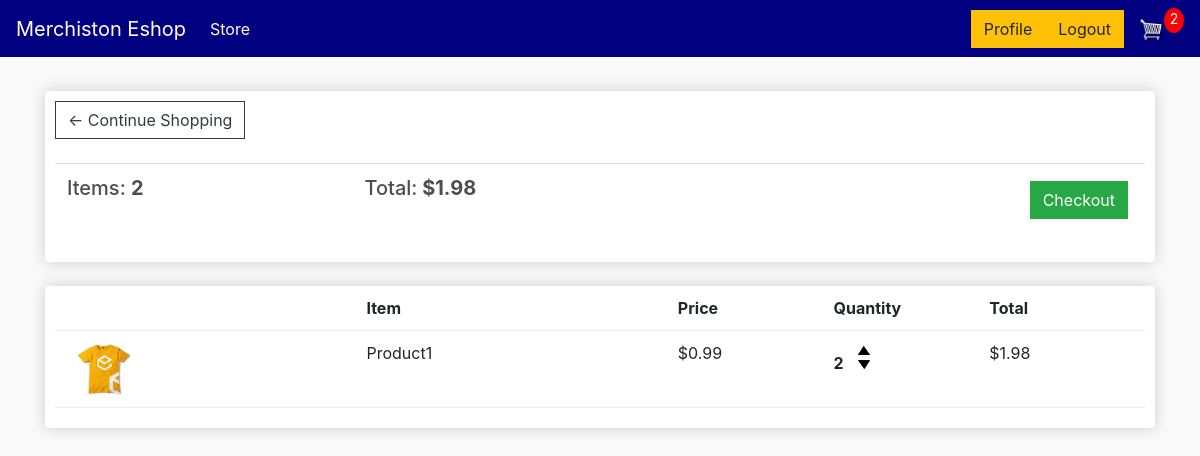
The app's page /cart/ (signed in), older data.
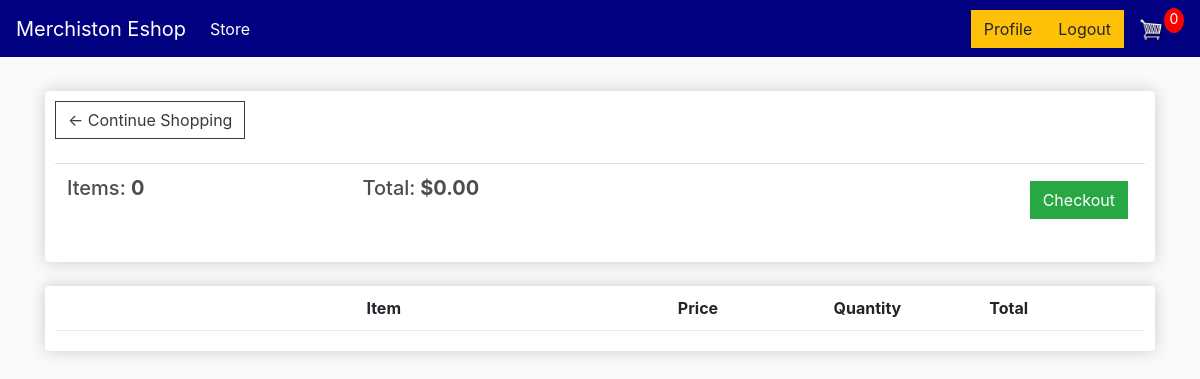
The same page, newer data.
### store/models.py (models this page shows, shortened)
class Order(models.Model):
    customer = models.ForeignKey(Customer, on_delete=models.SET_NULL, null=True, blank=True)
    date_ordered = models.DateTimeField(auto_now_add=True)
    complete = models.BooleanField(default=False)
    transaction_id = models.CharField(max_length=100, null=True)
    @property
    def get_cart_total(self):
        orderitems = self.orderitem_set.all()
        total = sum([item.get_total for item in orderitems])
        return total
    @property
    def get_cart_items(self):
        orderitems = self.orderitem_set.all()
        total = sum([item.quantity for item in orderitems])
        return total

class OrderItem(models.Model):
    product = models.ForeignKey(Product, on_delete=models.SET_NULL, null=True)
    order = models.ForeignKey(Order, on_delete=models.SET_NULL, null=True)
    quantity = models.IntegerField(default=0, null=True, blank=True)
    date_added = models.DateTimeField(auto_now_add=True)
    @property
    def get_total(self):
        total = self.product.price * self.quantity
        return total

class Product(models.Model):
    name = models.CharField(max_length=200)
    price = models.FloatField()
    digital = models.BooleanField(default=False, null=True, blank=True)
    image = models.ImageField(null=True, blank=True)
    @property
    def imageURL(self):
        try:
            url = self.image.url
        except:
            url = ''
        return url

### store/views.py (the view)
# urls.py: path('cart/', views.cart, name="cart"),
def cart(request):
    data = cartData(request)
    cartItems = data['cartItems']
    order = data['order']
    items = data['items']
    context = {'items': items, 'order': order, 'cartItems': cartItems}
    return render(request, 'store/cart.html', context)

### store/utils.py (called while the page is built)
def cartData(request):
    if request.user.is_authenticated:
        customer = request.user.customer
        order, created = Order.objects.get_or_create(customer=customer, complete=False)
        items = order.orderitem_set.all()
        cartItems = order.get_cart_items
    else:
        cookieData = cookieCart(request)
        cartItems = cookieData['cartItems']
        order = cookieData['order']
        items = cookieData['items']
    return {'cartItems': cartItems, 'order': order, 'items': items}

### store/templates/store/cart.html
{% extends 'store/main.html' %}
{% load static %}
{% block content %}
	<div class="row">
		<div class="col-lg-12">
			<div class="box-element">
				<a  class="btn btn-outline-dark" href="{% url 'store' %}">&#x2190; Continue Shopping</a>
				<br>
				<br>
				<table class="table">
					<tr>
						<th><h5>Items: <strong>{{order.get_cart_items}}</strong></h5></th>
						<th><h5>Total:<strong> ${{order.get_cart_total|floatformat:2}}</strong></h5></th>
						<th>
							<a  style="float:right; margin:5px;" class="btn btn-success" href="{% url 'checkout' %}">Checkout</a>
						</th>
					</tr>
				</table>
			</div>
			<br>
			<div class="box-element">
				<div class="cart-row">
					<div style="flex:2"></div>
					<div style="flex:2"><strong>Item</strong></div>
					<div style="flex:1"><strong>Price</strong></div>
					<div style="flex:1"><strong>Quantity</strong></div>
					<div style="flex:1"><strong>Total</strong></div>
				</div>
				{% for item in items %}
				<div class="cart-row">
					<div style="flex:2"><img class="row-image" src="{{item.product.imageURL}}"></div>
					<div style="flex:2"><p>{{item.product.name}}</p></div>
					<div style="flex:1"><p>${{item.product.price|floatformat:2}}</p></div>
					<div style="flex:1">
						<p class="quantity">{{item.quantity}}</p>
						<div class="quantity">
							<img data-product="{{item.product.id}}" data-action="add" class="chg-quantity update-cart" src="{% static  'images/arrow-up.png' %}">
							<img data-product="{{item.product.id}}" data-action="remove" class="chg-quantity update-cart" src="{% static  'images/arrow-down.png' %}">
						</div>
					</div>
					<div style="flex:1"><p>${{item.get_total|floatformat:2}}</p></div>
				</div>
				{% endfor %}
			</div>
		</div>
	</div>
{% endblock content %}

### store/templates/store/main.html (shortened to what this page needs)
<!DOCTYPE html>
{% load static %}
<html>
<head>
	<link rel="stylesheet" href="https://stackpath.bootstrapcdn.com/bootstrap/4.4.1/css/bootstrap.min.css">
	<link rel="stylesheet" type="text/css" href="{% static 'css/main.css' %}">
</head>
<body>
	<nav class="navbar navbar-expand-lg navbar-dark bg-dark">
	  <a class="navbar-brand" href="{% url 'store' %}">Merchiston Eshop</a>
	  <div class="collapse navbar-collapse" id="navbarSupportedContent">
	    <ul class="navbar-nav mr-auto">
	      <li class="nav-item active">
	        <a class="nav-link" href="{% url 'store' %}">Store <span class="sr-only">(current)</span></a>
	      </li>
	    </ul>
	    <div class="form-inline my-2 my-lg-0">
            {% if user.is_authenticated %}
                <a href="{% url 'profile' %}"class="btn btn-warning">Profile</a>
	     	    <a href="{% url 'logout' %}"class="btn btn-warning">Logout</a>
            {% else %}
	     	    <a href="{% url 'login' %}"class="btn btn-warning">Login</a>
                <a href="{% url 'register' %}"class="btn btn-warning">Register</a>
            {% endif %}
            <a href="{% url 'cart' %}">
	    		<img  id="cart-icon" src="{% static 'images/cart.png' %}">
	    	</a>
	    	<p id="cart-total">{{cartItems}}</p>
	    </div>
	  </div>
	</nav>
     <div class="container">
            <br>
            {% block content %}
            {% endblock content %}
         </div>
</body>
</html>

### static/css/main.css (style rules this page uses)
body { background-color: hsl(0, 0%, 98%); }
h1,h2,h3,h4,h5,h6 { color:hsl(0, 0%, 30%); }
.box-element { box-shadow:hsl(0, 0%, 80%) 0 0 16px; background-color: #fff; border-radius: 4px; padding: 10px; }
.bg-dark { background-color: #000080!important; }
#cart-icon { width:25px; display: inline-block; margin-left: 15px; }
#cart-total { display: block; text-align: center; color:#fff; background-color: red; width: 20px; height: 25px; border-radius: 50%; font-size: 14px; }
.col-lg-4, .col-lg-6, .col-lg-8, .col-lg-12 { margin-top: 10px; }
.btn { border-radius: 0; }
.cart-row { display: flex; align-items: flex-stretch; padding-bottom: 10px; margin-bottom: 10px; border-bottom: 1px solid #ececec; }

Row changes from the older to the newer data that the page shows:
no longer on this page (row edited): Order: get_cart_items "2", get_cart_total "1.98"
no longer on this page (row unchanged): OrderItem: product.imageURL (picture), product.name "Product1", product.price "0.99", quantity "2", get_total "1.98"
added Order: get_cart_items "0", get_cart_total "0.00"
Text that changed along with them:
{{ cartItems }}: "2" → "0"
